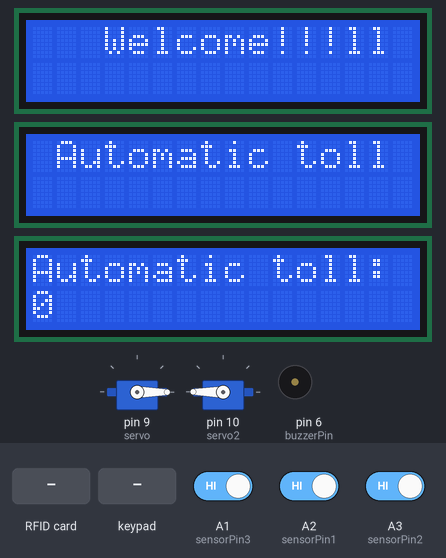
Simulated run of this sketch. Board: Arduino Mega 2560, built with avr-gcc and run on an emulated ATmega2560. Parts: 3 × 16×2 character LCD, 2 × servo, buzzer (waves = sounding, pin HIGH). Inputs (shaded band) come from the test bench; at power-on: A2 (sensorPin1) HIGH, A1 (sensorPin3) HIGH, A3 (sensorPin2) HIGH. Pins used as bus, display or sensor lines are not drawn.

Above: at 1.4 s.
1.5 s: RFID card 24 4F 3F 2B held to the reader
At 3.5 s:
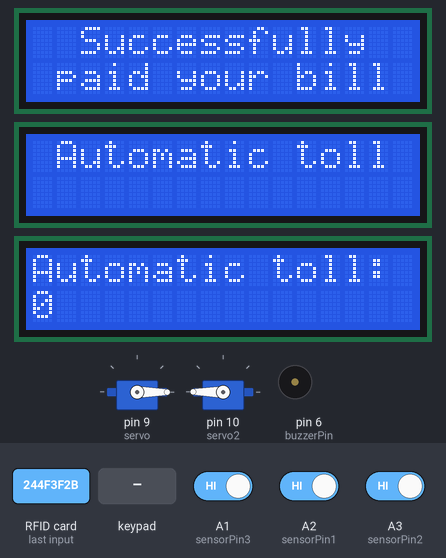
4.5 s: A2 (sensorPin1) driven LOW
At 7.4 s:
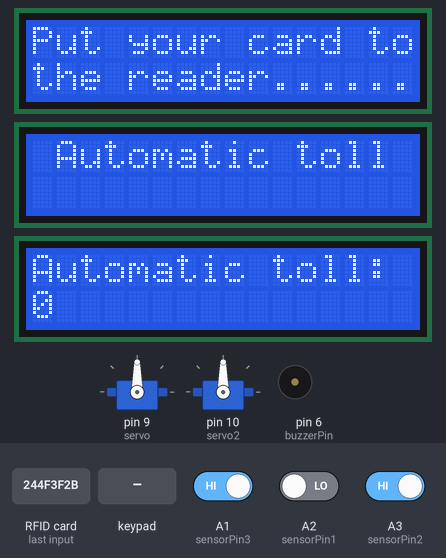
7.5 s: RFID card A7 62 82 73 held to the reader
At 10.4 s:
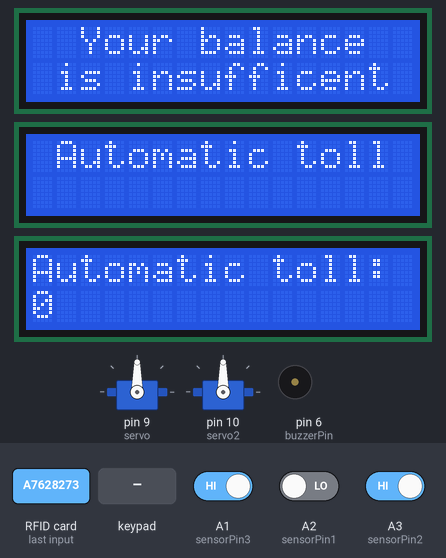
10.5 s: key 'A' pressed
13.5 s: A1 (sensorPin3) driven LOW
16.5 s: RFID card 5E 7A 19 C4 held to the reader
At 19.9 s:
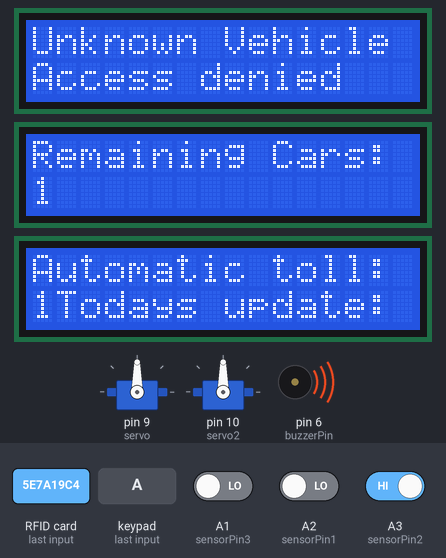
Timing chart, 0 to 22.6 s (numbered marks = the images above; inputs shaded):
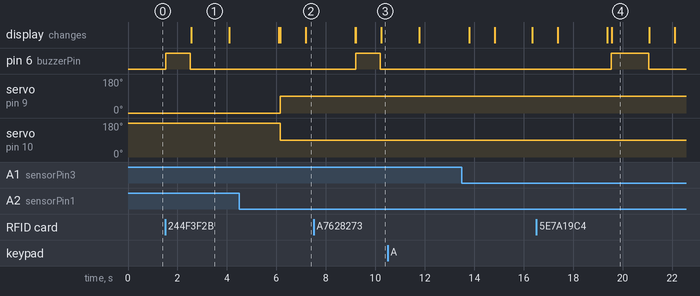

Measured:
- after the input at 1.5 s, pin 6 (buzzerPin): LOW → HIGH at once, → LOW 1.0 s later; the display: changes after 1.1 s (image 1)
- after the input at 4.5 s, servo on pin 9 (servo): 0° → 90° after 1.6 s; servo on pin 10 (servo2): 180° → 90° after 1.6 s; the display: first differs from a run without the input after 1.6 s (image 2 shows a later state)
- after the input at 7.5 s, pin 6 (buzzerPin): LOW → HIGH after 1.7 s, → LOW 1.0 s later; the display: first differs from a run without the input after 1.7 s (image 3 shows a later state)
- after the input at 16.5 s, pin 6 (buzzerPin): LOW → HIGH after 3.0 s, → LOW 1.5 s later; the display: first differs from a run without the input after 3.1 s (image 4)
- what the display in image 1 shows lasts 1.5 s, from 2.6 s to 4.1 s

The sketch:

Code.ino
```cpp
#include <SPI.h>
#include <MFRC522.h>
#include <Keypad.h>
#include <Servo.h>
#include <LiquidCrystal_I2C.h>

LiquidCrystal_I2C lcd(0x27, 16, 2);  //main
LiquidCrystal_I2C lcd2(0x25, 16, 2);  // car amount
LiquidCrystal_I2C lcd3(0x26, 16, 2);  // income

Servo servo;
Servo servo2;
int servoPos;
int servoPos2;

#define sensorPin1 A2
#define sensorPin2 A3
#define sensorPin3 A1

#define buzzerPin 6

int senVal1 = 0;
int senVal2 = 0;
int senVal3 = 0;

#define RST_PIN 49
#define SS_PIN 53

int card1Balance = 2000;
int card2Balance = 400;

#define passSize 5
char MasterPass1[passSize] = "1234";
char MasterPass2[passSize] = "5678";
int count;
int income;
int lock = 0;

#define num 7
char Data[num];
byte data_count = 0;

MFRC522 mfrc522(SS_PIN, RST_PIN);

String num1, num2, card, card2;
int a, b;
char Key;
bool recharge = true;

int state = 0;
boolean state2 = true;
boolean state3 = true;

const byte ROWS =4;
const byte COLS =4;

char keys[ROWS][COLS] = {
  '1', '2', '3', 'A',
  '4', '5', '6', 'B',
  '7', '8', '9', 'C',
  '*', '0', '#', 'D'
};

byte rowPins[ROWS] = {22,23,24,25};
byte colPins[COLS] = {26,27,28,29};

Keypad KP2 = Keypad( makeKeymap(keys), rowPins, colPins, ROWS, COLS );


///////////////////////////////////////////////////////////////////
void setup() {
  lcd.init();
  lcd.backlight();
  lcd2.init();
  lcd2.backlight();
  lcd3.init();
  lcd3.backlight();

  servo.attach(9);
  servo.write(0);
  servo2.attach(10);
  servo2.write(180);

  pinMode(sensorPin1, INPUT);
  pinMode(sensorPin2, INPUT);
  pinMode(sensorPin3, INPUT);
  pinMode(buzzerPin, OUTPUT);

  SPI.begin();
  mfrc522.PCD_Init();

  lcd.print(" Automatic toll");
  lcd2.print(" Automatic toll");
  lcd3.print("Automatic toll:");
  lcd3.setCursor(0,1);
  lcd3.print(income);
  //delay(7000);
 // lcd.clear();
  //lcd2.clear();
  //lcd3.clear();

  Serial.begin(9600);

}
//////////////////////////////////////////////////
void loop()
{
  counting();

  if (recharge == 0)
  {
    reCharge();
  }
  else
  {

 lcd.setCursor(0, 0);
 lcd.print("   Welcome!!!");
 sensorRead();
   rfid();
    KeyPad();
  if (senVal1 == 0){
    servoDown();

    lcd.clear();
      lcd.setCursor(0, 0);
      lcd.print("Vehicle detected");
      delay(1000);
      lcd.clear();
      lcd.setCursor(0, 0);
      lcd.print("Put your card to");
      lcd.setCursor(0, 1);
      lcd.print("the reader......");
      delay(2000);
      lcd.clear();
    }
     else if (senVal2 == 0 && state == 1)
    {
      count--;
      lcd2.setCursor(0, 1);
      lcd2.print(count);
      servoUp();
      lcd.clear();
      lcd.setCursor(0, 0);
      lcd.print("Have a safe");
      lcd.setCursor(0, 1);
      lcd.print("journey");
      delay(1000);
      lcd.clear();
      state = 0;
    }

}
}
void sensorRead()
{
  senVal1 = digitalRead(sensorPin1);
  senVal2 = digitalRead(sensorPin2);
}

void servoDown()
{
  servo.attach(9);
   servoPos = 90;
    servo.write(servoPos);


    servo2.attach(10);
   servoPos = 90;
    servo2.write(servoPos);
   // count--;

}

void servoUp()
{
  servo.attach(9);
 servoPos = 0;
    servo.write(servoPos);
    delay(5);

    servo2.attach(10);
 servoPos = 180;
    servo2.write(servoPos);
    delay(5);

}


void counting(){

 if(!digitalRead(sensorPin3) && state3){
count++;
income++;
state3 = false;
delay(100);
 lcd2.setCursor(0, 0);
 lcd2.print("Remaining Cars:");
 lcd2.setCursor(0, 1);
 lcd2.print(count);

  lcd3.print("Todays update:");
  lcd3.setCursor(0,1);
  lcd3.print(income);
}
if(digitalRead(sensorPin3)){
  state3 = true;

}
}

void rfid()
{
  if ( ! mfrc522.PICC_IsNewCardPresent())
  {
    return;
  }
  if ( ! mfrc522.PICC_ReadCardSerial())
  {
    return;
  }

  String content = "";
  for (byte i = 0; i < mfrc522.uid.size; i++)
  {
    content.concat(String(mfrc522.uid.uidByte[i] < 0x10 ? " 0" : " "));
    content.concat(String(mfrc522.uid.uidByte[i], HEX));
  }
  content.toUpperCase();

  if (content.substring(1) == "24 4F 3F 2B")
  {
    if (card1Balance >= 500)
    {
      lcdPrint();
      card1Balance = card1Balance - 500;
      lcd.setCursor(9, 1);
      lcd.print(card1Balance);
      delay(2000);
      lcd.clear();
      state = 1;
    }
    else
    {
      card = content.substring(1);
      LcdPrint();
      lcd.setCursor(9, 1);
      lcd.print(card1Balance);
      lcd.print(" Tk");
      delay(2000);
      lcd.clear();
      lcd.setCursor(0, 0);
      lcd.print("Please Recharge");
      delay(1000);
      lcd.clear();
      state = 0;
    }
  }
  else if (content.substring(1) == "A7 62 82 73")
  {
    if (card2Balance >= 500)
    {
      lcdPrint();
      card2Balance = card2Balance - 500;
      lcd.setCursor(9, 1);
      lcd.print(card2Balance);
      delay(2000);
      lcd.clear();
      state = 1;
    }
    else
    {
      card = content.substring(1);
      LcdPrint();
      lcd.setCursor(9, 1);
      lcd.print(card2Balance);
      lcd.print(" Tk");
      delay(2000);
      lcd.clear();
      lcd.setCursor(0, 0);
      lcd.print("Please Recharge");
      lcd.clear();
      delay(1000);
      state = 0;
    }
  }

  else   {
    digitalWrite(buzzerPin, HIGH);
    lcd.setCursor(0, 0);
    lcd.print("Unknown Vehicle");
    lcd.setCursor(0, 1);
    lcd.print("Access denied");
    delay(1500);
    lcd.clear();
    digitalWrite(buzzerPin, LOW);
  }
}
void lcdPrint()
{
  digitalWrite(buzzerPin, HIGH);
  delay(1000);
  digitalWrite(buzzerPin, LOW);

  lcd.clear();
  lcd.setCursor(0, 0);
  lcd.print("  Successfully");
  lcd.setCursor(0, 1);
  lcd.print(" paid your bill");
  delay(1500);
  lcd.clear();
  lcd.setCursor(0, 0);
  lcd.print("Your Remaining");
  lcd.setCursor(0, 1);
  lcd.print("balance: ");
}
void LcdPrint()
{
  digitalWrite(buzzerPin, HIGH);
  delay(1000);
  digitalWrite(buzzerPin, LOW);
  lcd.clear();
  lcd.setCursor(0, 0);
  lcd.print("  Your balance");
  lcd.setCursor(0, 1);
  lcd.print(" is insufficent");
  delay(1500);
  lcd.clear();
  lcd.setCursor(0, 0);
  lcd.print("Your Remaining");
  lcd.setCursor(0, 1);
  lcd.print("balance: ");
}

void KeyPad()
{
  Key = KP2.getKey();
    if (Key)
    {
      if (Key == 'A')
      {
        lcd.clear();
        lcd.setCursor(0, 0);
        lcd.print("Recharging Mode.");
        lcd.setCursor(0, 1);
        lcd.print("................");
        delay(1500);
        lcd.clear();
        recharge = 0;
}
    }
}

void reCharge(){
Key = KP2.getKey();
  if (Key)
    if (Key == 'D')
       if (card == "24 4F 3F 2B")
        card1Balance = 500 + card1Balance;


       else if (card == "A7 62 82 73")
        card2Balance = 500 + card2Balance;

 recharge = 1;

}
/*
void reCharge(){
  Key = KP2.getKey();
  if (Key){
    if (Key == 'D'){
       if (card == "24 4F 3F 2B"){
        card1Balance = 500 + card1Balance;
        lcd.clear();
        lcd.print("Successfull");
        recharge = 1;
        }
        else if (card == "A7 62 82 73"){
          card2Balance =500 + card2Balance;
          lcd.clear();
        lcd.print("Successfull");
        recharge = 1;
          }
      }

  }  }

/*void reCharge(){

  lcd.setCursor(0,0);
  lcd.print("Enter Password");

  Key = KP2.getKey();

 if (card == "24 4F 3F 2B"){

  if(Key){
  Data[data_count] = Key;
  data_count++;
  }
if(data_count == passSize - 1){
  if(!strcmp(Data,MasterPass1)){
    lcd.clear();
    lcd.print("Password Match);
    lock = 1;
  }
  else{
  lcd.clear();
  lcd.print("Wrong Password");
  }
data_count = 0;
if(lock == 1){
  lcd.clear();
        lcd.print("Tap D to recharge 500 Taka");
    Key = KP2.getKey();
    if (Key)
    {
      if (Key == 'D')
      {
        lcd.clear();
        lcd.print("Successfully paid");
        card1Balance = 500 + card1Balance;
      }
      else{
        lcd.clear();
        lcd.print("Tap D to recharge 500 Taka");
      }
     }
}
lock = 0;
}
}

}


 }


 else if(card == "A7 62 82 73"){

 }
 else{

 }


*/
```
